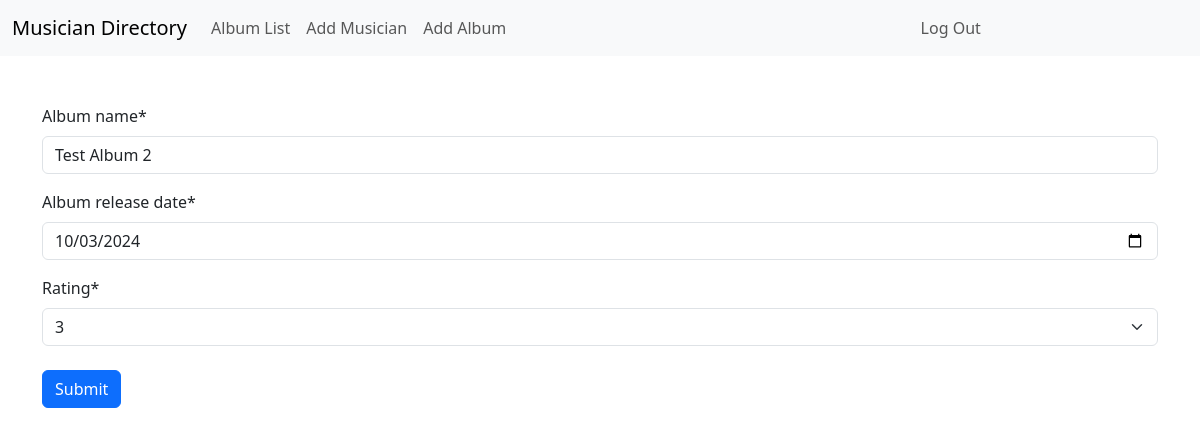
The page /album/edit/1 (signed in) on the database its author committed.
### album/models.py (models this page shows, shortened)
class Album(models.Model):
    album_name = models.CharField(max_length=1024)
    album_release_date = models.DateField()
    RATING_CHOICES = [
        (1, "1"),
        (2, "2"),
        (3, "3"),
        (4, "4"),
        (5, "5"),
    ]
    rating = models.IntegerField(choices=RATING_CHOICES, default=5)

### album/views.py (the view)
# urls.py: path("edit/<str:pk>", views.EditAlbum.as_view(), name="edit_album"),
class EditAlbum(LoginRequiredMixin, UpdateView):
    model = Album
    form_class = AddAlbumForm
    success_url = reverse_lazy("album:all_albums")

### album/forms.py
class AddAlbumForm(forms.ModelForm):
    class Meta:
        model = Album
        fields = "__all__"
        widgets = {
            "album_release_date": forms.DateInput(attrs={"type": "date"}),
            "rating": forms.Select(),
        }

### album/templates/album/album_form.html (shortened to what this page needs)
{% extends "base.html" %}
{% load crispy_forms_tags %}
{% block content %}
<form method="post" class="pt-4">
  {{ form|crispy }}
  <button type="submit" class="btn btn-primary mt-2">Submit</button>
</form>
{% endblock content %}

### rows shown on the page
Album: album_name "Test Album 2", album_release_date "10/03/2024", rating "3"
